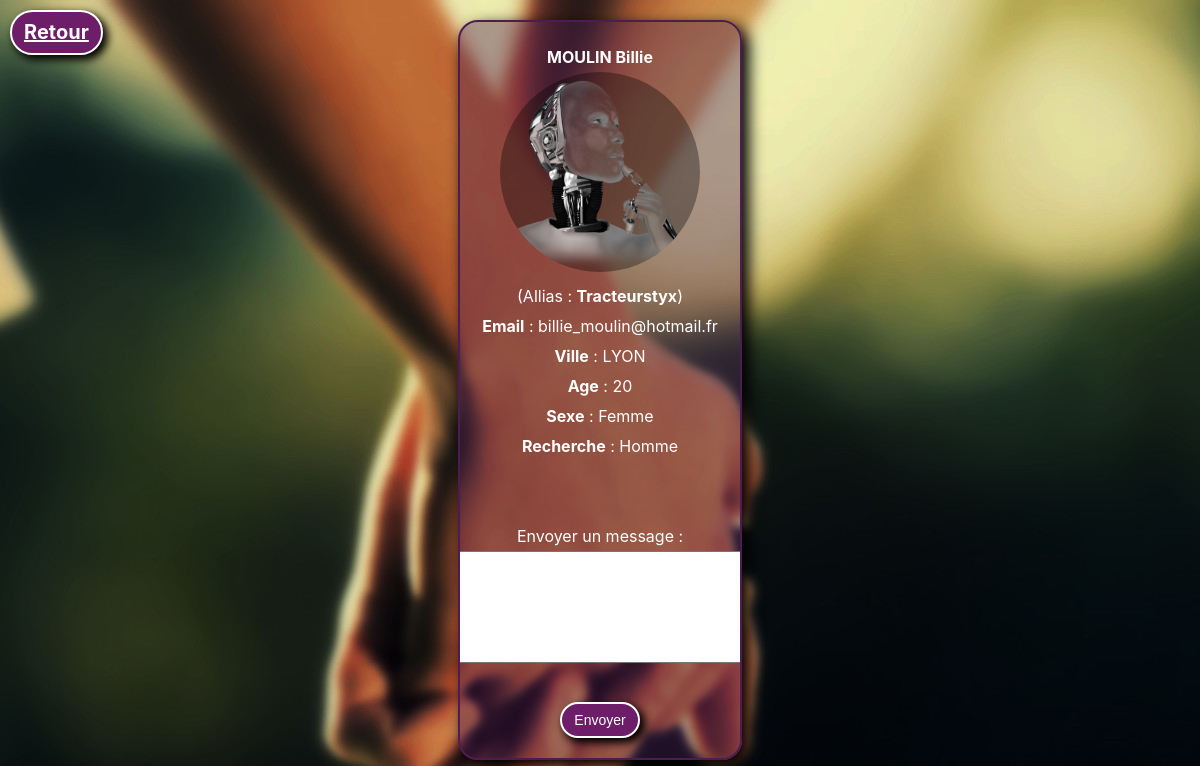
The app's page /profil.php?nick=Tracteurstyx (signed in) with its own data.
### tables this page shows
CREATE TABLE `user` (
  `id_user` int(11) NOT NULL,
  `nick` varchar(255) NOT NULL,
  `lastname` varchar(255) NOT NULL,
  `firstname` varchar(255) NOT NULL,
  `email` varchar(255) NOT NULL,
  `gender` tinyint(1) NOT NULL,
  `search` tinyint(1) NOT NULL,
  `password` text NOT NULL,
  `town` varchar(255) NOT NULL,
  `birthdate` date NOT NULL,
  `imgurl` varchar(255) DEFAULT 'pika.gif'
);

### php/config.php (the view, shortened to what this page needs)
<?php
class Config {
    function toAge($birthdayDate) {
        $dob = strtotime(str_replace("/","-",$birthdayDate));
        $tdate = time();
        $age = 0;
        while( $tdate > $dob = strtotime('+1 year', $dob))
        {
            ++$age;
        }
        return $age;
    }
    function getProfil($nick, $conn) {
        $stmt = $conn->prepare("SELECT * FROM user WHERE nick = ?");
        $stmt->bindParam(1, $nick);
        $stmt->execute();
        $rows = $stmt->fetchAll(PDO::FETCH_ASSOC);
        if (count($rows) > 0) {
            $this->htmlInputProfil($rows[0]);
        }
        else {
            echo "
            <div class='alert alert-danger'>
            <div class='bold'>Erreur !</div> Cet Utilisateur n'existe pas !
            </div>
            ";
        }
    }
    function htmlInputProfil ($row) {
        $age = $this->toAge($row['birthdate']);
        switch ($row['gender']) {
            case '1':
            $genre = "Femme";
            break;
        }
        switch ($row['search']) {
            case '0':
            $search = "Homme";
            break;
        }
        $nick = $row['nick'];
        echo "
        <div class='box vingt justify'>
        <h1 class='profil-title'><b>" . $row['firstname'] . " " . $row['lastname'] . "</b></h1>
        <a href='profil.php?nick=" . $row['nick'] . "' data-theme='dark'>
        <img class='profil-img' src='src/upload/" . $row['imgurl'] . "'>
        </a>
        <p class='profil-allias'>
        (Allias : <b>" . $row['nick'] . "</b>)
        </p>
        <div class='description'>
        <p><b>Email</b> : " . $row['email'] . "
        <p><b>Ville</b> : " . $row['town'] . "
        <p><b>Age</b> : " . $age . "
        <p><b>Sexe</b> : " . $genre . "
        <p><b>Recherche</b> : " . $search . "
        <br/><br/><br/>
        <p>Envoyer un message :</p>
        <form action='profil.php?nick=" . $nick . "' method='post'>
        <textarea class='textarea' maxlength='255' name='message'></textarea><br/><br/>
        <input class='btn btn-default' type='submit' value='Envoyer'>
        </form>
        </div>
        </div>
        ";
    }
}
?>

### css/modal.css (style rules this page uses)
a { outline: 0; }
.btn { display: inline-block; padding: 6px 12px; font-size: 14px; font-weight: 400; line-height: 1.43; text-align: center; white-space: nowrap; vertical-align: middle; cursor: pointer; border: 2px solid transparent; border-radius: 4px; }
.btn-default { color: white; background-color: #6e1d68; border-color: white; transition-duration: 0.7s; box-shadow: 4px 4px 8px 1px black; border-radius: 30px; }

### css/style.css (style rules this page uses)
body { padding-top: 20px; font-family: -apple-system, BlinkMacSystemFont, 'Segoe UI', Roboto, Oxygen, Ubuntu, Cantarell, 'Open Sans', 'Helvetica Neue', sans-serif }
.wallpaper { background-image: url(../src/wallpaper.jpg); background-repeat: no-repeat; background-position-x: center; }
.box { display: grid; justify-content: center; text-align: center; color: white; border: 2px solid #4e1c55; background-color: rgba(73, 28, 82, 0.4); border-radius: 20px; box-shadow: 6px 6px 15px 1px black; padding: 20px; margin-left: 20px; margin-right: 20px; line-height: 30px; overflow: hidden; margin-top: 10px; height: 100% }
.profil-img { width: 200px; height: 200px; border-radius: 50%; margin: auto; background-color: rgba(0, 0, 0, 0.342); }
.vingt { width: 20%; }
.justify { margin: auto; }
textarea { resize: none; width: 135%; margin-left: -20%; border-radius: 10px; height: 100px; padding: 5px; }

### records on screen
user: firstname "MOULIN", lastname "Billie", imgurl (picture), nick "Tracteurstyx", email "billie_moulin@hotmail.fr", town "LYON", birthdate "20", gender "Femme", search "Homme"
